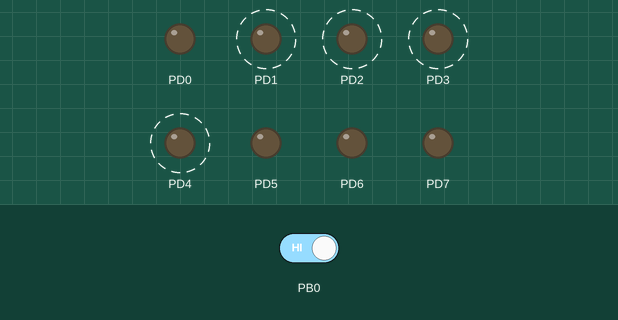
The program below on a simulated ATmega328P, built with avr-gcc and emulated at 16 MHz. On the bench: output pins drawn as LEDs (lit = HIGH). Dashed ring = blinking. Inputs (shaded band) come from the test bench; at power-on: PB0 HIGH.

Above: at 1.4 s.
1.9 s: PB0 driven LOW
At 2.3 s:
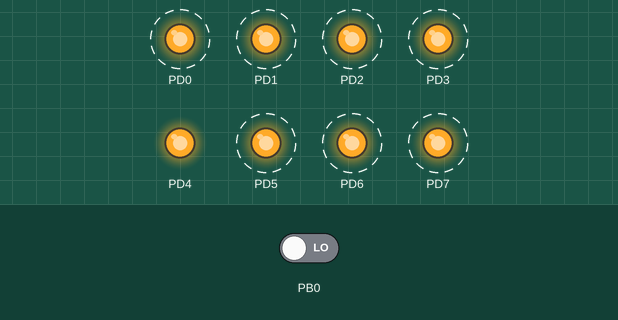
4.9 s: PB0 driven HIGH
At 5.05 s:
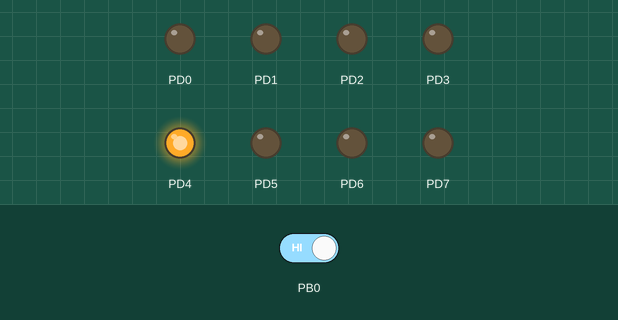
Timing chart, 0 to 16.9 s (numbered marks = the images above; inputs shaded):
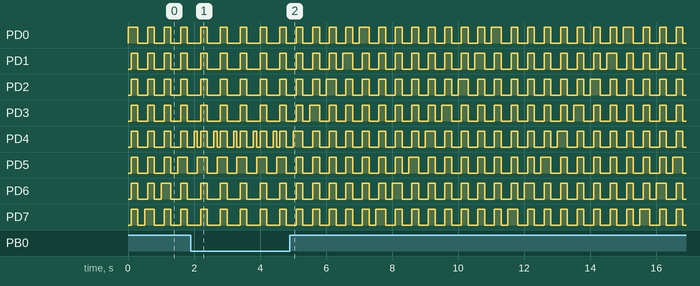

The program:

main.c
```c
/*
#define	F_CPU	16000000UL
#include <avr/io.h>
#include <util/delay.h>
#include <stdio.h>

#define LED_DDR			DDRD
#define SWITCH_DDR		DDRB
#define LED_PORT		PORTD
#define SWITCH_PIN		PINB

#define HIGH		1
#define LOW			0

void ms_delay(int n){
	for(;n>0;n--){
		_delay_ms(1);
	}
}

int main(void)
{
	////sw 1°³ LED 1°³ ±¸Çö
	//LED_DDR = 0xff;
	//SWITCH_DDR = 0x00;
    //
    //while (1)
    //{
		//LED_PORT = 0x00;
		//
		//while(~SWITCH_PIN&0x01);		// SW ½ÅÈ£ µé¾î¿À±æ ´ë±â
		//ms_delay(100);			// Ã¤ÅÍ¸µ ¹æÁö
				//
		//LED_PORT = 0x01;
		//
		//while(!(~SWITCH_PIN&0x01));
		//ms_delay(100);
		//
		//LED_PORT = 0x00;
    //}
}
*/
// LED ¾î·¹ÀÌ¿Í ½ºÀ§Ä¡ ,(±³¼ö´Ô ¹öÀü)
#define	F_CPU	16000000UL
#include <avr/io.h>
#include <util/delay.h>
#include <stdio.h>

int main(void)
{
	DDRD = 0xff;
	DDRB = 0x00;

	uint8_t ledData = 0x01;
	uint8_t buttondata;			// ¹öÆ° ÀÔ·Â ½Ã °ª
	int flag = 0;
	PORTD = 0x00;				// LOW »óÅÂ·Î ½ÃÀÛ

	while (1)
	{
		buttondata = PINB;
		if((buttondata&(1<<0)) == 0)
		{
			PORTD = ledData;
			ledData = (ledData>>7)|(ledData<<1);
			_delay_ms(100);
		}

		if((buttondata&(1<<1)) == 0)
		{
			PORTD = ledData;
			ledData = (ledData>>1)|(ledData<<7);
			_delay_ms(100);
		}

		if((buttondata&(1<<2)) == 0)
		{
			flag = 1;
		}

		if ((buttondata & (1<<3))==0)
		{
			PORTD = 0x00;
		}
		if(flag == 1)
		{
			PORTD = 0xff;
			_delay_ms(200);
			PORTD = 0x00;
			_delay_ms(200);
			if((buttondata&(1<<3)) == 0)
			{
				flag = 0;
			}
		}

	}
}
```

Measured:
- by itself, PD0: repeats every 4.0 s: 3 × (LOW 0.30 s, HIGH 0.20 s), LOW 0.20 s, HIGH 0.30 s, 4 × (LOW 0.30 s, HIGH 0.20 s)
- by itself, PD1: repeats every 4.0 s: 2 × (LOW 0.30 s, HIGH 0.20 s), LOW 0.20 s, HIGH 0.30 s, 5 × (LOW 0.30 s, HIGH 0.20 s)
- by itself, PD2: repeats every 4.0 s: LOW 0.30 s, HIGH 0.20 s, LOW 0.20 s, HIGH 0.30 s, 6 × (LOW 0.30 s, HIGH 0.20 s)
- by itself, PD3: repeats every 4.0 s: LOW 0.20 s, HIGH 0.30 s, 7 × (LOW 0.30 s, HIGH 0.20 s)
- by itself, PD4: repeats every 4.0 s: 7 × (LOW 0.30 s, HIGH 0.20 s), LOW 0.20 s, HIGH 0.30 s
- by itself, PD5: repeats every 4.0 s: 6 × (LOW 0.30 s, HIGH 0.20 s), LOW 0.20 s, HIGH 0.30 s, LOW 0.30 s, HIGH 0.20 s
- by itself, PD6: repeats every 4.0 s: 5 × (LOW 0.30 s, HIGH 0.20 s), LOW 0.20 s, HIGH 0.30 s, 2 × (LOW 0.30 s, HIGH 0.20 s)
- by itself, PD7: repeats every 4.0 s: 4 × (LOW 0.30 s, HIGH 0.20 s), LOW 0.20 s, HIGH 0.30 s, 3 × (LOW 0.30 s, HIGH 0.20 s)
